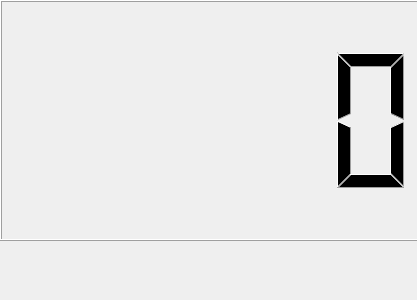
<?xml version="1.0" encoding="UTF-8"?>
<ui version="4.0">
 <class>Dialog</class>
 <widget class="QDialog" name="Dialog">
  <property name="geometry">
   <rect>
    <x>0</x>
    <y>0</y>
    <width>417</width>
    <height>300</height>
   </rect>
  </property>
  <property name="windowTitle">
   <string>Dialog</string>
  </property>
  <widget class="QLCDNumber" name="lcdNumber">
   <property name="geometry">
    <rect>
     <x>0</x>
     <y>0</y>
     <width>421</width>
     <height>241</height>
    </rect>
   </property>
  </widget>
 </widget>
 <resources/>
 <connections/>
</ui>
